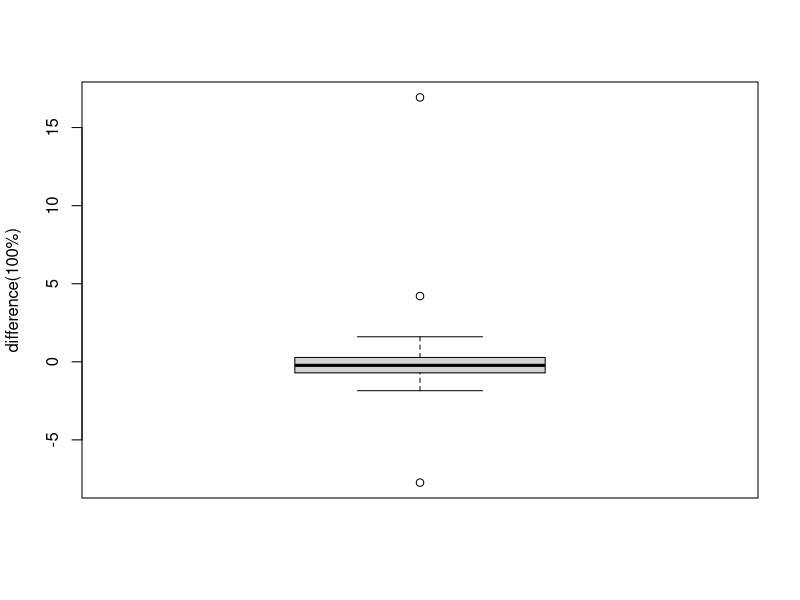
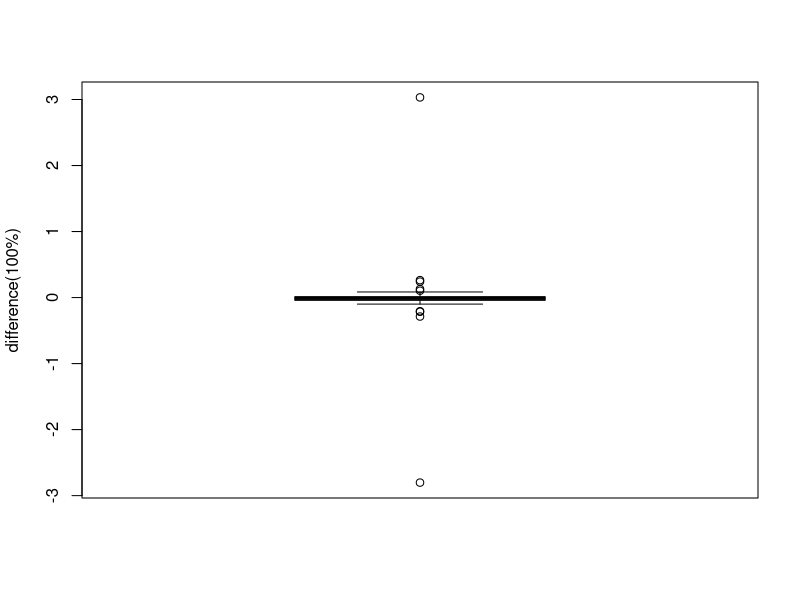
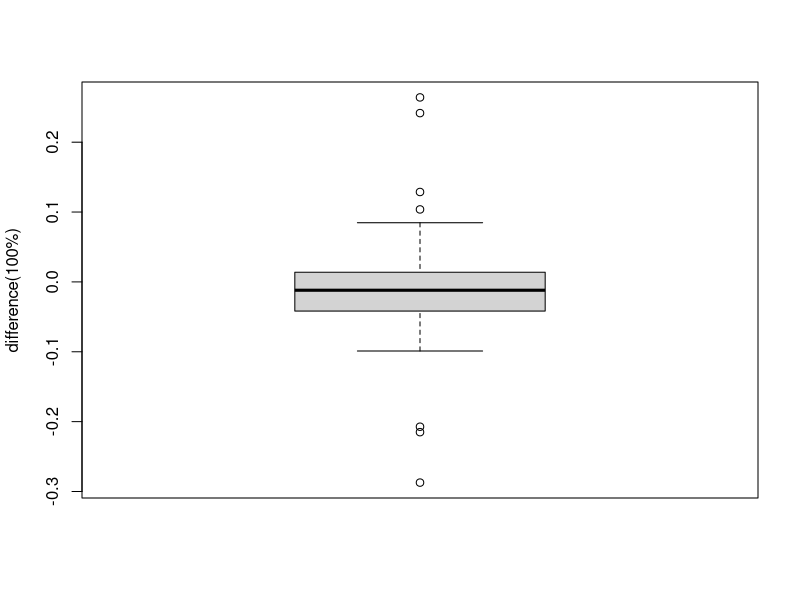

Write the R code that produced these figures, in order.
BodyFat<-read.csv("BodyFat.csv")
summary(BodyFat)
#Unrealistic: 
#BodyFat: min, max
#Height: min
BodyFat[c(which(BodyFat$BODYFAT<2),which(BodyFat$BODYFAT>40)),]
495/BodyFat$DENSITY[c(172,182,216)]-450
#For 172, 182 and 216, the Bodyfat values are unrealistic. After we calculate the Bodyfat using the Density, the values are more extreme. Delete!
#For 42, Height is unrealistic. Substitute Height by sqrt(Adiposity/Weight). 
BodyFat[which.min(BodyFat$HEIGHT),]
BodyFat[42,6]<-sqrt(0.454*205/29.9)/0.0254
#pdf("b1.pdf") 
boxplot((BodyFat$BODYFAT[-c(172,182,216)]-495/BodyFat$DENSITY[-c(172,182,216)]+450),ylab="difference(100%)")
#dev.off() 
BodyFat[order((BodyFat$BODYFAT-495/BodyFat$DENSITY+450),decreasing = T)[c(1,2,252)],]
#For 48, 76, 96, we can not determine whether Bodyfat or Density is incorrect. Delete!
#pdf("b2.pdf") 
boxplot(0.454*BodyFat$WEIGHT/(0.0254*BodyFat$HEIGHT)^2-BodyFat$ADIPOSITY,ylab="difference(100%)")
#dev.off()
BodyFat[order((0.454*BodyFat$WEIGHT/(0.0254*BodyFat$HEIGHT)^2-BodyFat$ADIPOSITY),decreasing = T)[c(1,252)],]
#For 163 and 221, we can not determine which of the Height, Weight and Adiposity is incorrect. Delete! 
#pdf("b3.pdf") 
boxplot(0.454*BodyFat$WEIGHT[-c(163,221)]/(0.0254*BodyFat$HEIGHT[-c(163,221)])^2-BodyFat$ADIPOSITY[-c(163,221)],ylab="difference(100%)")
#dev.off()



 


